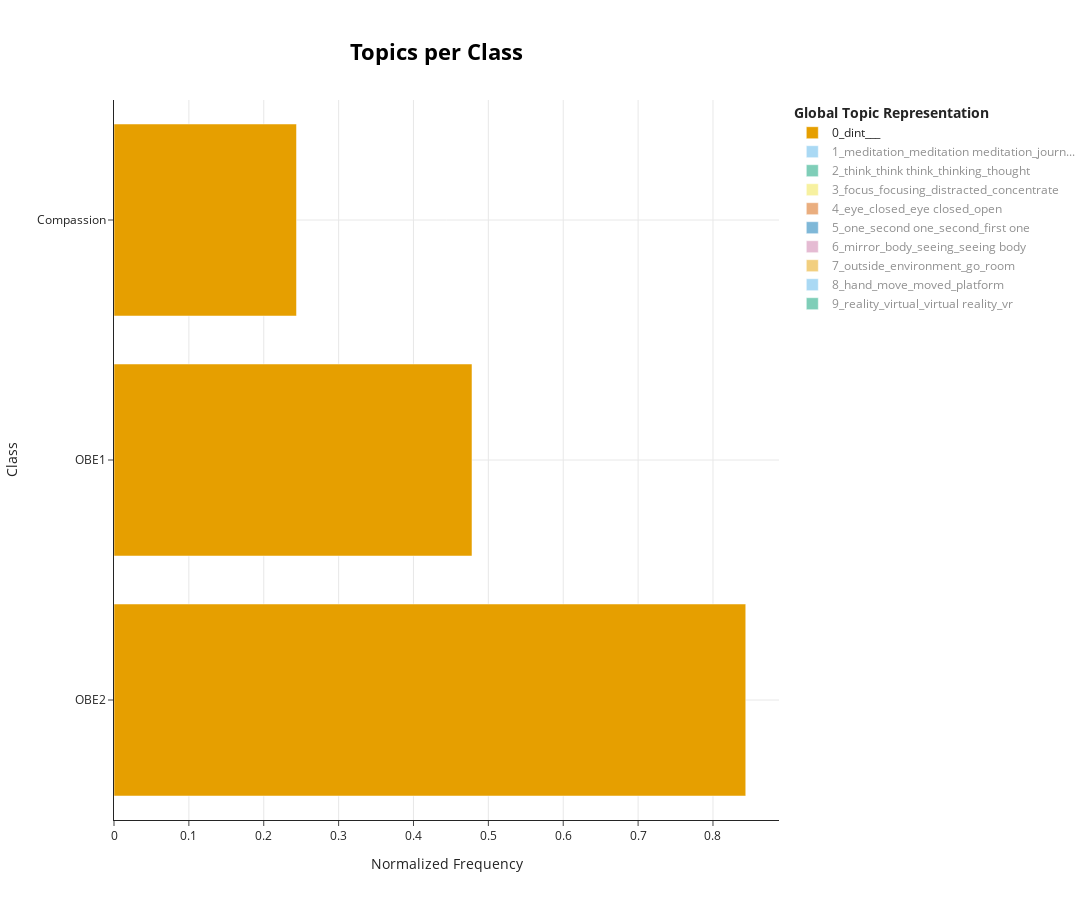

The cell this chart's notebook holds for it:
### Code cell
topics_per_class = topic_model.topics_per_class(docs, classes=df.Experiment)
topic_model.visualize_topics_per_class(topics_per_class, top_n_topics=10,normalize_frequency = True)

### Figure 1 — Plotly figure (JSON) as saved in the notebook; plotly's stock layout.template omitted (floating-point values rounded to 4 significant figures)
{"data": [{"hoverinfo": "text", "hovertext": ["<b>Topic 0</b><br>Words: dint, , , , ", "<b>Topic 0</b><br>Words: dint, , , , ", "<b>Topic 0</b><br>Words: dint, , , , "], "marker": {"color": "#E69F00"}, "name": "0_dint___", "orientation": "h", "type": "bar", "visible": true, "x": [0.8438, 0.4781, 0.2438], "y": ["OBE2", "OBE1", "Compassion"]}, {"hoverinfo": "text", "hovertext": ["<b>Topic 1</b><br>Words: meditation, meditation meditation, meditating, meditate, would", "<b>Topic 1</b><br>Words: meditation, journey, astral, travel, astral journey", "<b>Topic 1</b><br>Words: meditation, towards, compassion, compassionate, compassionate towards"], "marker": {"color": "#56B4E9"}, "name": "1_meditation_meditation meditation_journ...", "orientation": "h", "type": "bar", "visible": "legendonly", "x": [0.876, 0.3066, 0.3723], "y": ["OBE2", "OBE1", "Compassion"]}, {"hoverinfo": "text", "hovertext": ["<b>Topic 2</b><br>Words: think, think think, thinking, thought, thought would", "<b>Topic 2</b><br>Words: think, think think, thought, think isnt, thought pas", "<b>Topic 2</b><br>Words: thought, think, think think, thought easy, thought doesnt"], "marker": {"color": "#009E73"}, "name": "2_think_think think_thinking_thought", "orientation": "h", "type": "bar", "visible": "legendonly", "x": [0.9606, 0.2401, 0.1401], "y": ["OBE2", "OBE1", "Compassion"]}, {"hoverinfo": "text", "hovertext": ["<b>Topic 3</b><br>Words: focus, focusing, distracted, concentrate, forget", "<b>Topic 3</b><br>Words: focus, could focus, focus something, knew, example feel", "<b>Topic 3</b><br>Words: focus, distracted, focusing, get, concentrate"], "marker": {"color": "#F0E442"}, "name": "3_focus_focusing_distracted_concentrate", "orientation": "h", "type": "bar", "visible": "legendonly", "x": [0.6674, 0.1869, 0.7208], "y": ["OBE2", "OBE1", "Compassion"]}, {"hoverinfo": "text", "hovertext": ["<b>Topic 4</b><br>Words: eye, eye closed, closed, open, close", "<b>Topic 4</b><br>Words: eye, closed, open, eye closed, eye open", "<b>Topic 4</b><br>Words: eye, closed, eye closed, open, eye open"], "marker": {"color": "#D55E00"}, "name": "4_eye_closed_eye closed_open", "orientation": "h", "type": "bar", "visible": "legendonly", "x": [0.6651, 0.393, 0.6349], "y": ["OBE2", "OBE1", "Compassion"]}, {"hoverinfo": "text", "hovertext": ["<b>Topic 5</b><br>Words: one, second one, second, first one, first", "<b>Topic 5</b><br>Words: first one, one, first, three also, went one", "<b>Topic 5</b><br>Words: second, second one, one, first, condition"], "marker": {"color": "#0072B2"}, "name": "5_one_second one_second_first one", "orientation": "h", "type": "bar", "visible": "legendonly", "x": [0.9402, 0.1828, 0.2873], "y": ["OBE2", "OBE1", "Compassion"]}, {"hoverinfo": "text", "hovertext": ["<b>Topic 6</b><br>Words: mirror, body, seeing, see, seeing body", "<b>Topic 6</b><br>Words: body, seeing body, part body, seeing, there", "<b>Topic 6</b><br>Words: couldnt see, couldnt, person, still seeing, weird staring"], "marker": {"color": "#CC79A7"}, "name": "6_mirror_body_seeing_seeing body", "orientation": "h", "type": "bar", "visible": "legendonly", "x": [0.9598, 0.2335, 0.1556], "y": ["OBE2", "OBE1", "Compassion"]}, {"hoverinfo": "text", "hovertext": ["<b>Topic 7</b><br>Words: outside, go, mountain, im outside, room", "<b>Topic 7</b><br>Words: environment, grass, outside, nature, observing", "<b>Topic 7</b><br>Words: place, room, building place, different place, seem one"], "marker": {"color": "#E69F00"}, "name": "7_outside_environment_go_room", "orientation": "h", "type": "bar", "visible": "legendonly", "x": [0.9747, 0.1999, 0.09997], "y": ["OBE2", "OBE1", "Compassion"]}, {"hoverinfo": "text", "hovertext": ["<b>Topic 8</b><br>Words: move, hand, moved, move hand, movement", "<b>Topic 8</b><br>Words: platform, hand, moving, movement, move", "<b>Topic 8</b><br>Words: hand, saying, raise, helping, place hand"], "marker": {"color": "#56B4E9"}, "name": "8_hand_move_moved_platform", "orientation": "h", "type": "bar", "visible": "legendonly", "x": [0.8495, 0.5097, 0.1359], "y": ["OBE2", "OBE1", "Compassion"]}, {"hoverinfo": "text", "hovertext": ["<b>Topic 9</b><br>Words: reality, virtual, virtual reality, illusion, vr", "<b>Topic 9</b><br>Words: vr, vr interesting, first section, obviously never, never used", "<b>Topic 9</b><br>Words: reality, virtual reality, virtual, disassociate, questionnaire"], "marker": {"color": "#009E73"}, "name": "9_reality_virtual_virtual reality_vr", "orientation": "h", "type": "bar", "visible": "legendonly", "x": [0.9697, 0.1212, 0.2121], "y": ["OBE2", "OBE1", "Compassion"]}], "layout": {"height": 900, "hoverlabel": {"bgcolor": "white", "font": {"family": "Rockwell", "size": 16}}, "legend": {"title": {"text": "<b>Global Topic Representation"}}, "title": {"font": {"color": "Black", "size": 22}, "text": "<b>Topics per Class</b>", "x": 0.4, "xanchor": "center", "y": 0.95, "yanchor": "top"}, "width": 1250, "xaxis": {"showgrid": true, "title": {"text": "Normalized Frequency"}}, "yaxis": {"showgrid": true, "title": {"text": "Class"}}}}
